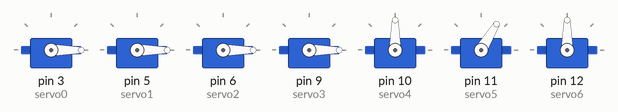
Recording of a sketch running on a simulated Arduino Uno, built with avr-gcc and run on an emulated ATmega328P. Shown: 7 × servo.

Above: at 0.1 s.
At 0.5 s:
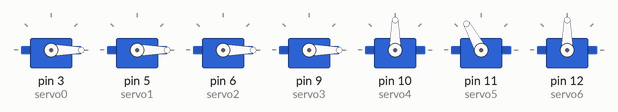
At 10.4 s:
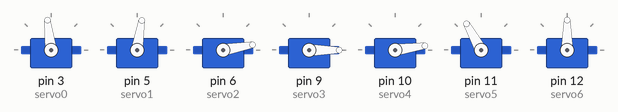
At 16.2 s:
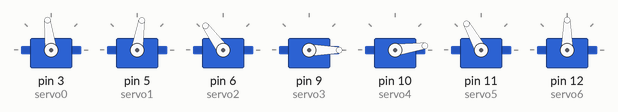
At 23.0 s:
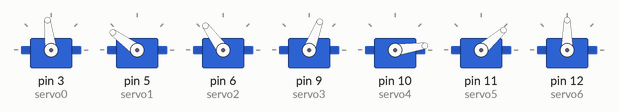
At 25.9 s:
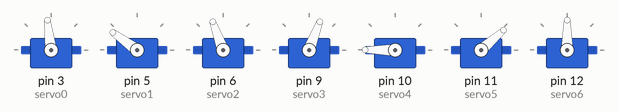
Timing chart, 0 to 27.4 s (numbered marks = the images above):
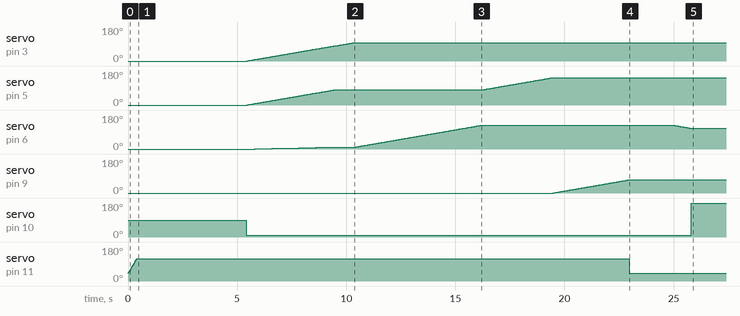

The sketch:

Automated_Robot_Arm_v._2.ino
```cpp
#include <Servo.h>
Servo servo0, servo1, servo2, servo3, servo4, servo5, servo6; //servo5 = opener; servo6 = swiper

void setup() {
  Serial.begin(9600);
  servo0.attach(3);
  servo1.attach(5);
  servo2.attach(6);
  servo3.attach(9);
  servo4.attach(10);
  servo5.attach(11);
  servo6.attach(12);

  rest();
  openClaw();
  flipToGrabber();
  Starting();


  //TOP STACK==========================
  Move0(97);
  Move2(126);
  Move1(144);
  Move3(69);
  closeClaw();
  Move2(110);
  flipToSwiper();

  /*
  flipToGrabber();

  //RIGHT STACK========================
  Move0(118);
  Move2(81);
  Move1(105);
  Move3(33);


  //BOTTOM LEFT STACK==================
  //Moving to Bottom Left
  Move0(10);
  Move2(43);
  Move1(108);
  Move3(17);
  //Bottom Left Close Flip
  closeClaw();
  Move1(102);
  flipToSwiper();
  Move1(89);
  Move0(87);
  Move2(56);
  Move3(60);
  swipeTen();


  //LEFT STACK=========================
  Move0(76);
  Move2(73);
  Move1(118);
  Move3(33);


  //BOTTOM STACK=======================
  Move0(93);
  Move2(26);
  Move1(86);
  Move3(14);

*/
}

/*
 * Format of Coordinates:
 * Servo (0,1,2,3)
 *
 * Starting Position
 * (81, 81, 10, 0)
 *
 *
 * Bottom Left Penny Stack
 * (16,108,43,17)
 *
 * //Bottom Left Penny Stack (before scoop)
 * //(0,109,44,15)
 *
 * //Bottom Left Penny Stack (after scoop)
 * //(17, 107, 49, 15)
 *
 * Depositing Left Penny Stack onto target
 * (81, 94, 65, 38)
 */
void loop() {

}

void rest() {
  servo0.write(0);
  servo1.write(0);
  servo2.write(0);
  servo3.write(0);
}

void Starting() {
  for (int i = 0; i <= 81; i++)
  {
     servo0.write(i);
     servo1.write(i);
     servo2.write((int)(i/8));
     servo3.write(0);
     delay(50);
  }
}

void Move0(int after) {
  if (after > servo0.read())
  {
     for (int i = servo0.read(); i <= after; i++)
     {
         servo0.write(i);
         delay(50);
     }
  }
  if (after < servo0.read())
  {
     for (int i = servo0.read(); i >= after; i--)
     {
         servo0.write(i);
         delay(50);
     }
  }
}

void Move1(int after) {
  if (after > servo1.read())
  {
     for (int i = servo1.read(); i <= after; i++)
     {
         servo1.write(i);
         delay(50);
     }
  }
  if (after < servo1.read())
  {
     for (int i = servo1.read(); i >= after; i--)
     {
         servo1.write(i);
         delay(50);
     }
  }
}

void Move2(int after) {
  if (after > servo2.read())
  {
     for (int i = servo2.read(); i <= after; i++)
     {
         servo2.write(i);
         delay(50);
     }
  }
  if (after < servo2.read())
  {
     for (int i = servo2.read(); i >= after; i--)
     {
         servo2.write(i);
         delay(50);
     }
  }
}

void Move3(int after) {
  if (after > servo3.read())
  {
     for (int i = servo3.read(); i <= after; i++)
     {
         servo3.write(i);
         delay(50);
     }
  }
  if (after < servo3.read())
  {
     for (int i = servo3.read(); i >= after; i--)
     {
         servo3.write(i);
         delay(50);
     }
  }
}

void flipToGrabber() {
  servo4.write(8);
}

void openClaw() {
  for (int i = 40; i<120; i++)
   {
      servo5.write(i);
      delay(5);
   }
   delay(5000);
}

void closeClaw() {
   for (int i = 120; i>40; i--)
   {
      servo5.write(i);
   }
   delay(2000);
}

void flipToSwiper() {
  servo4.write(180);
}

void swipeTen() {
  for (int i = 1; i<= 5; i++)
  {
     for (int i = 30; i<85; i++)
     {
        servo6.write(i);
        delay(3);
     }
     delay(500);
     for (int i = 85  ; i>30; i--)
     {
        servo6.write(i);
        delay(3);
     }
     movePennyWidth();
     delay(1000);
  }
}

void movePennyWidth() {
  int i = servo0.read();
  for (int j = 0; j < 3; j++)
  {
    i++;
    delay(500);
  }
  servo0.write(i);
}
```
